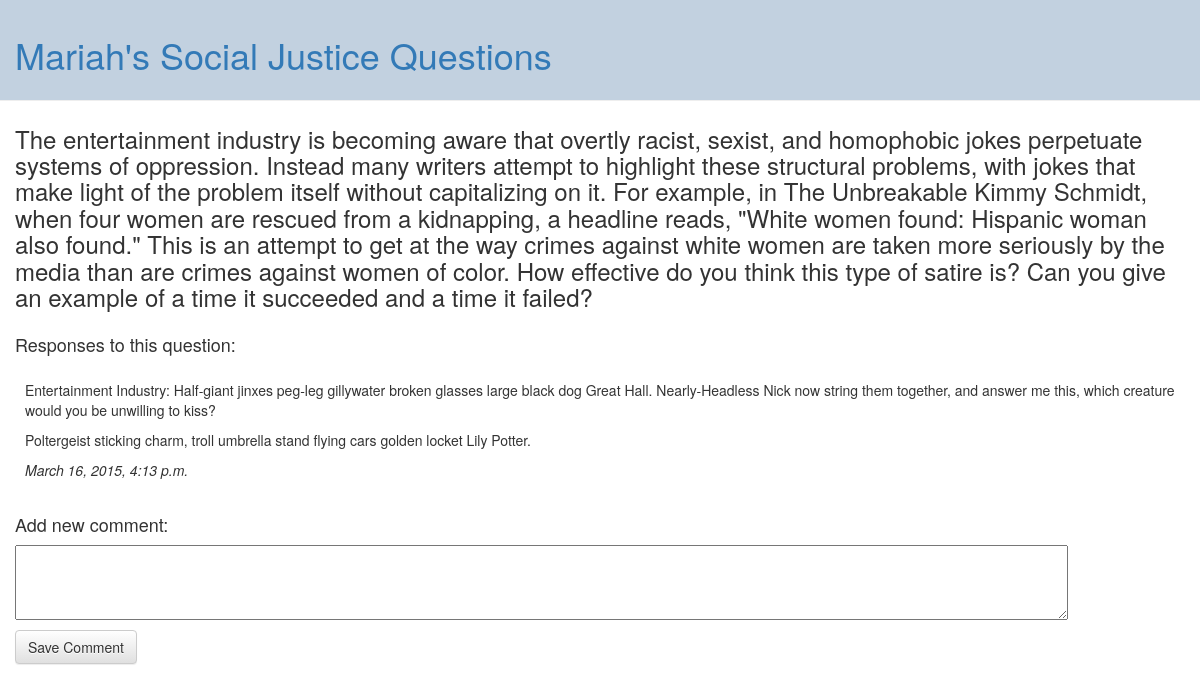
Page /question/1/ on the earlier database version.
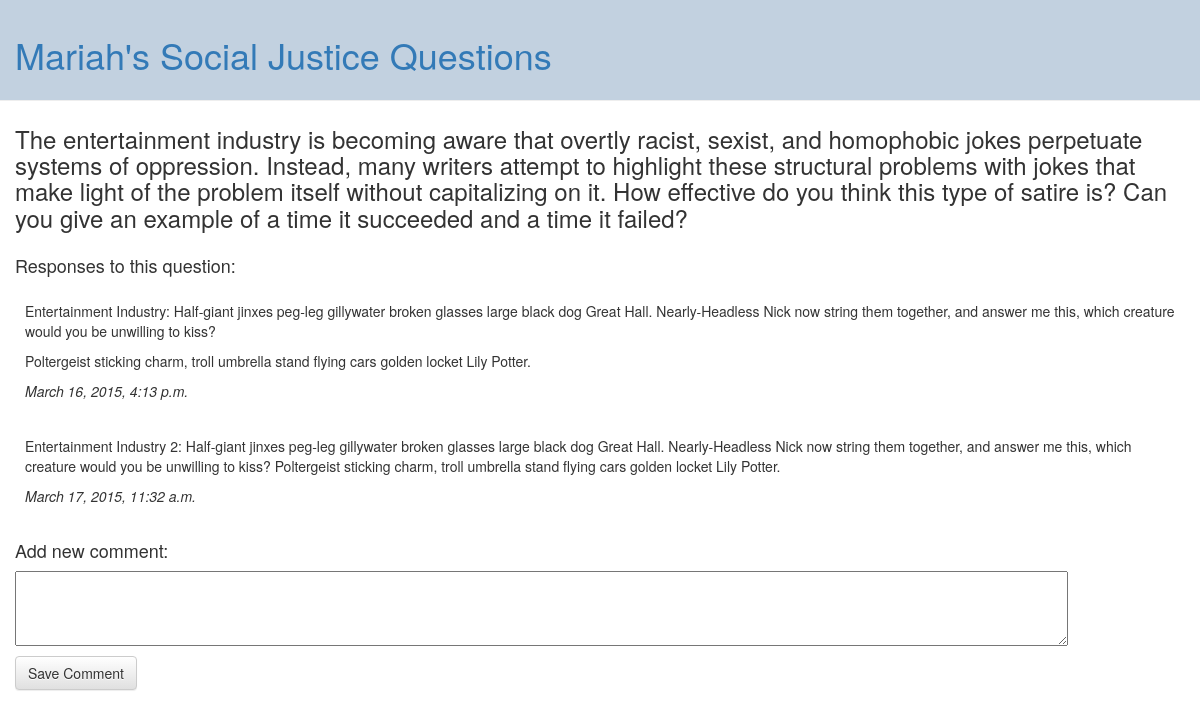
Same page on the later database version.
### questionblog/models.py (models this page shows)
class Question(models.Model):
	title = models.CharField(max_length=200)
	text = models.TextField()

class Comment(models.Model):
	text = models.TextField()
	created_date = models.DateTimeField(default=timezone.now)
	question = models.ForeignKey('Question')

### questionblog/views.py (the view)
# urls.py: url(r'^question/(?P<pk>[0-9]+)/$', views.question_comments),
def question_comments(request, pk):
	question = get_object_or_404(Question, pk=pk)
	comments = Comment.objects.filter(question=pk)
	if request.method == "POST":
		form =  CommentForm(request.POST)
		if form.is_valid():
			comment = form.save(commit=False)
			comment.question = question
			comment.save()
		return redirect('questionblog.views.question_comments', pk=pk)
	else:
		form = CommentForm()
	return render(request, 'questionblog/question_comments.html', {'question' : question, 'comments' : comments, 'form': form})

### questionblog/forms.py
class CommentForm(forms.ModelForm):
	class Meta:
		model = Comment
		fields = ('text',)
		labels = {
			'text': '',
		}

### questionblog/templates/questionblog/question_comments.html
{% extends 'questionblog/base.html' %}
{% block content %}
	<div class='question-display'>
		<h3>{{ question.text|linebreaks }}</h3>
	</div>
	<div class='response-header'>
		<p><h4>Responses to this question:</h4></p>
	</div>
	{% for comment in comments %}
		<div class='comment'>
			<div>
				<p>{{ comment.text|linebreaks }}</p>
			</div>
			<div class='comment-date'>
				<p>{{ comment.created_date }}</p>
			</div>
		</div>
	{% endfor %}
	<div class='comment-form'>
		<h4>Add new comment:</h4>
		<form method="POST" class='comment-box'>{% csrf_token %}
			{{ form.as_p }}
			<button type="submit" class="save btn btn-default">Save Comment</button>
		</form>
	</div>
{% endblock content %}

### questionblog/templates/questionblog/base.html (shortened to what this page needs)
{% load staticfiles %}
<html>
	<head>
		<link rel="stylesheet" href="//maxcdn.bootstrapcdn.com/bootstrap/3.2.0/css/bootstrap.min.css">
		<link rel="stylesheet" href="//maxcdn.bootstrapcdn.com/bootstrap/3.2.0/css/bootstrap-theme.min.css">
		<link rel="stylesheet" href="{% static 'css/questionblog.css' %}">
	</head>
	<body>
		<div class="page-header">
			<h1><a href="/"> Mariah's Social Justice Questions </a></h1>
		</div>
		{% block content %}
        {% endblock %}
	</body>
</html>

### static/css/questionblog.css (style rules this page uses)
.page-header { background-color: #C2D1E0; margin-top: 0; padding: 15px 15px 15px 15px; }
.question-display h3 { padding: 5px 15px 5px 15px; }
.comment-date { font-style: italic; }
.response-header { padding-left: 15px; }
.comment { padding: 5px 15px 10px 25px; }
.comment-form { padding: 5px 15px 5px 15px; }
.comment-form textarea, .comment-form input { min-width: 90%; height: 75px; }

Differences in the rows shown:
changed Question: text "…perpetuate systems of oppression. Instead many writers attempt to highlight these structural problems, with jokes that make light of the problem itself without capitalizing on it. For example, in The Unbreakable Kimmy Schmidt, when four women are rescued from a kidnapping, a headline reads, \"White women found: Hispanic woman also found.\" This is an attempt to get at the way crimes against white women are taken more seriously by the media than are crimes against women of color. How effective do you…" → "…perpetuate systems of oppression. Instead, many writers attempt to highlight these structural problems with jokes that make light of the problem itself without capitalizing on it. How effective do you…"
added Comment: text "Entertainment Industry 2: Half-giant jinxes peg-leg gillywater broken glasses large black dog Great Hall. Nearly-Headless Nick now string them together, and answer me this, which creature would you be unwilling to kiss? Poltergeist sticking charm, troll umbrella stand flying cars golden locket Lily Potter.", created_date "March 17, 2015, 11:32 a.m."
